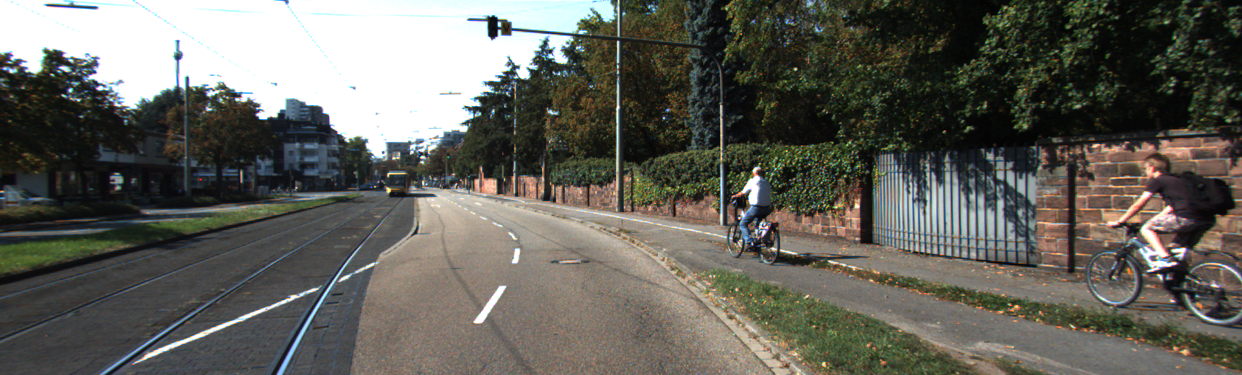
#> input picture shuangmu2depth/imagefolder/0000000008left.png, 1242 x 375 px, found by its file name
$ python shuangmutodepth.py   (older library calls are emulated)
#> lines starting #> are read from the running program, lines starting #| are printed output that depends on the picture; after the words box and inside, x2 and y2 are one past the last pixel; in counts of white or black regions, pixels touching at a corner belong together
import cv2
import numpy as np
from matplotlib import pyplot as plt

'''
https://blog.csdn.net/weixin_50174671/article/details/146220900
https://blog.csdn.net/qq_41748260/article/details/103992462
https://www.cnblogs.com/riddick/p/8486223.html

'''

# 双目相机参数类
class stereoCamera(object):
    def __init__(self):
        # 左相机内参 (K_02)
        self.cam_matrix_left = np.array([
            [9.597910e+02, 0.000000e+00, 6.960217e+02],
            [0.000000e+00, 9.569251e+02, 2.241806e+02],
            [0.000000e+00, 0.000000e+00, 1.000000e+00]
        ])
        # 右相机内参 (K_03)
        self.cam_matrix_right = np.array([
            [9.037596e+02, 0.000000e+00, 6.957519e+02],
            [0.000000e+00, 9.019653e+02, 2.242509e+02],
            [0.000000e+00, 0.000000e+00, 1.000000e+00]
        ])

        # 左右相机畸变系数:[k1, k2, p1, p2, k3]
        self.distortion_l = np.array([-3.691481e-01, 1.968681e-01, 1.353473e-03, 5.677587e-04, -6.770705e-02])
        self.distortion_r = np.array([-3.639558e-01, 1.788651e-01, 6.029694e-04, -3.922424e-04, -5.382460e-02])

        # 旋转矩阵 (R_02到R_03的旋转)
        self.R = np.array([[0.999976, 0.006985, 0.000271],
                           [-0.006985, 0.999970, -0.001607],
                           [-0.000269, 0.001608, 0.999999]])

        # 平移矩阵 (T_02到T_03的平移)
        self.T = np.array([[0.595662], [0.000290], [0.002577]])

        # 主点列坐标的差
        self.doffs = 0.0

        # 指示上述内外参是否为经过立体校正后的结果
        self.isRectified = False

    # [16 lines of commented-out code are left out]
def getRectifyTransform(height, width, config):
    # 读取内参和外参
    left_K = config.cam_matrix_left
    right_K = config.cam_matrix_right
    left_distortion = config.distortion_l
    right_distortion = config.distortion_r
    R = config.R
    T = config.T

    # 计算校正变换
    height = int(height)
    width = int(width)
    R1, R2, P1, P2, Q, roi1, roi2 = cv2.stereoRectify(left_K, left_distortion, right_K, right_distortion,
                                                      (width, height), R, T, alpha=-1)

    map1x, map1y = cv2.initUndistortRectifyMap(left_K, left_distortion, R1, P1, (width, height), cv2.CV_32FC1)
    map2x, map2y = cv2.initUndistortRectifyMap(right_K, right_distortion, R2, P2, (width, height), cv2.CV_32FC1)

    return map1x, map1y, map2x, map2y, Q


# 畸变校正和立体校正
def rectifyImage(image1, image2, map1x, map1y, map2x, map2y):
    rectifyed_img1 = cv2.remap(image1, map1x, map1y, cv2.INTER_LINEAR)
    rectifyed_img2 = cv2.remap(image2, map2x, map2y, cv2.INTER_LINEAR)

    return rectifyed_img1, rectifyed_img2


# 立体校正检验----画线
def draw_line(image1, image2):
    # 建立输出图像
    height = max(image1.shape[0], image2.shape[0])
    width = image1.shape[1] + image2.shape[1]

    output = np.zeros((height, width, 3), dtype=np.uint8)
    output[0:image1.shape[0], 0:image1.shape[1]] = image1
    output[0:image2.shape[0], image1.shape[1]:] = image2

    # 绘制等间距平行线
    line_interval = 50  # 直线间隔：50
    for k in range(height // line_interval):
        cv2.line(output, (0, line_interval * (k + 1)), (2 * width, line_interval * (k + 1)), (0, 255, 0), thickness=2,
                 lineType=cv2.LINE_AA)

    return output


# 视差计算
def stereoMatchSGBM(left_image, right_image, down_scale=False):
    # SGBM匹配参数设置
    if left_image.ndim == 2:
        img_channels = 1
    else:
        img_channels = 3
    blockSize = 8
    paraml = {'minDisparity': 0,
              'numDisparities': 64,
              'blockSize': blockSize,
              'P1': 8 * img_channels * blockSize ** 2,
              'P2': 32 * img_channels * blockSize ** 2,
              'disp12MaxDiff': 1,
              'preFilterCap': 63,
              'uniquenessRatio': 10,
              'speckleWindowSize': 10,
              'speckleRange': 8,
              'mode': cv2.STEREO_SGBM_MODE_SGBM_3WAY
              }

    # 构建SGBM对象
    left_matcher = cv2.StereoSGBM_create(**paraml)
    paramr = paraml
    paramr['minDisparity'] = -paraml['numDisparities']
    right_matcher = cv2.StereoSGBM_create(**paramr)

    # 计算视差图
    size = (left_image.shape[1], left_image.shape[0])
    if down_scale == False:
        disparity_left = left_matcher.compute(left_image, right_image)
        # plt.imshow(disparity_left.astype(np.float32), cmap='gray')
        # plt.show()
        disparity_right = right_matcher.compute(right_image, left_image)

    else:
        left_image_down = cv2.pyrDown(left_image)
        right_image_down = cv2.pyrDown(right_image)
        factor = left_image.shape[1] / left_image_down.shape[1]

        disparity_left_half = left_matcher.compute(left_image_down, right_image_down)
        disparity_right_half = right_matcher.compute(right_image_down, left_image_down)
        disparity_left = cv2.resize(disparity_left_half, size, interpolation=cv2.INTER_AREA)
        disparity_right = cv2.resize(disparity_right_half, size, interpolation=cv2.INTER_AREA)
        disparity_left = factor * disparity_left
        disparity_right = factor * disparity_right

    # 真实视差（因为SGBM算法得到的视差是×16的）
    trueDisp_left = disparity_left.astype(np.float32) / 16.
    trueDisp_right = disparity_right.astype(np.float32) / 16.

    return trueDisp_left, trueDisp_right


# 利用opencv函数计算深度图
def getDepthMapWithQ(disparityMap: np.ndarray, Q: np.ndarray) -> np.ndarray:
    # plt.imshow(disparityMap)
    # plt.show()
    points_3d = cv2.reprojectImageTo3D(disparityMap, Q)
    depthMap = points_3d[:, :, 2]

    reset_index = np.where(np.logical_or(depthMap < 0.0, depthMap > 65535.0))
    depthMap[reset_index] = 0

    return depthMap.astype(np.float32)


# 主函数
def main():
    # 初始化相机参数
    config = stereoCamera()
    # config.setMiddleBurryParams()  # 如果使用MiddleBurry数据集的参数，取消注释

    # 读取左右图像
    left_image = cv2.imread('0000000008left.png')
#> left_image is the input picture: shape (375, 1242, 3); mean B, G, R 90.7, 98, 98.6
    right_image = cv2.imread('0000000008right.png')
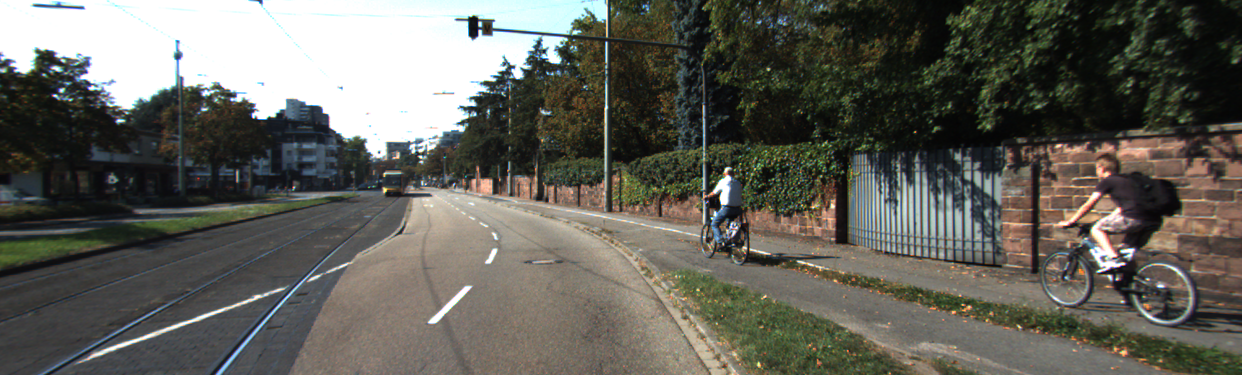
#> input picture shuangmu2depth/imagefolder/0000000008right.png, 1242 x 375 px, found by its file name
#> right_image is the input picture: shape (375, 1242, 3); mean B, G, R 90, 97.6, 98.2
    # # # 将图像转换为灰度图
    # left_image = cv2.cvtColor(left_image, cv2.COLOR_BGR2GRAY)
    # right_image = cv2.cvtColor(right_image, cv2.COLOR_BGR2GRAY)
    # 获取图像尺寸
    height, width = left_image.shape[:2]
#> height = 375; width = 1242

    # 获取校正变换矩阵和重投影矩阵
    map1x, map1y, map2x, map2y, Q = getRectifyTransform(height, width, config)
    # [9 lines of commented-out code are left out]
    rectifyed_left, rectifyed_right = rectifyImage(left_image, right_image, map1x, map1y, map2x, map2y)
#> in rectifyImage, `rectifyed_img2 = cv2.remap(image2, map2x, map2y, cv2.INTER_LINEAR)`:
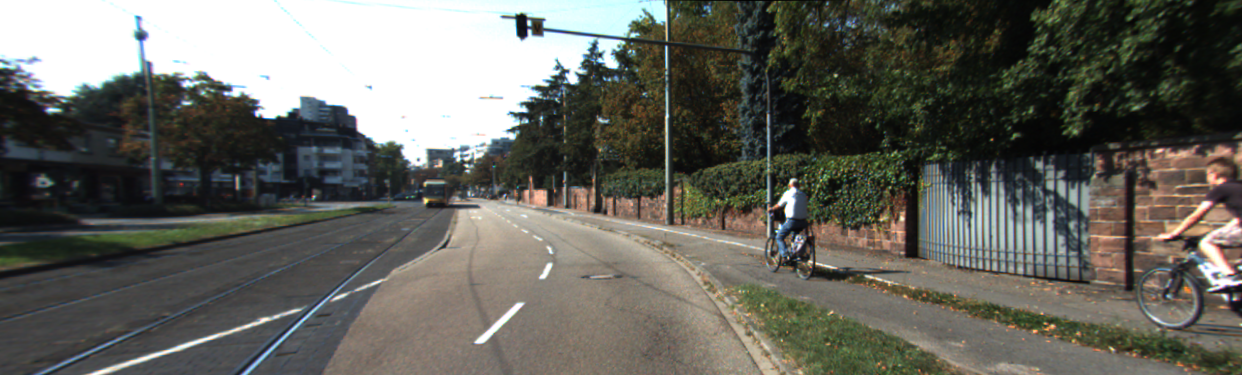
#> rectifyed_img2: shape (375, 1242, 3); mean B, G, R 94.1, 101.2, 101.2

    # # 显示校正后的图像
    # cv2.imshow('Rectified Left Image', rectifyed_left)
    # cv2.imshow('Rectified Right Image', rectifyed_right)
    # cv2.waitKey(0)
    # 绘制校正后的图像
    line_image = draw_line(left_image, right_image)
#> after the loop in draw_line, `for k in range(height // line_interval):`:
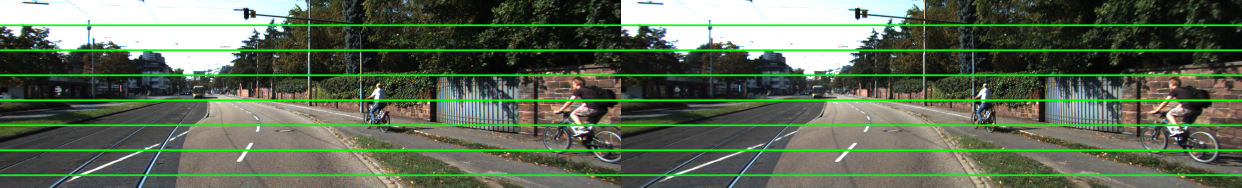
#> output: shape (375, 2484, 3) (shown at 1/2 size); mean B, G, R 84.7, 108, 92.1
    cv2.imshow('Rectified Image', line_image)
    cv2.waitKey(0)
    cv2.imwrite('rectified_image.jpg', line_image)

    # 计算视差图
    disparity_left, disparity_right = stereoMatchSGBM(rectifyed_left, rectifyed_right)
#> in stereoMatchSGBM, `paramr = paraml`: paramr = 11 items
#> in stereoMatchSGBM, `disparity_left = left_matcher.compute(left_image, right_image)`:
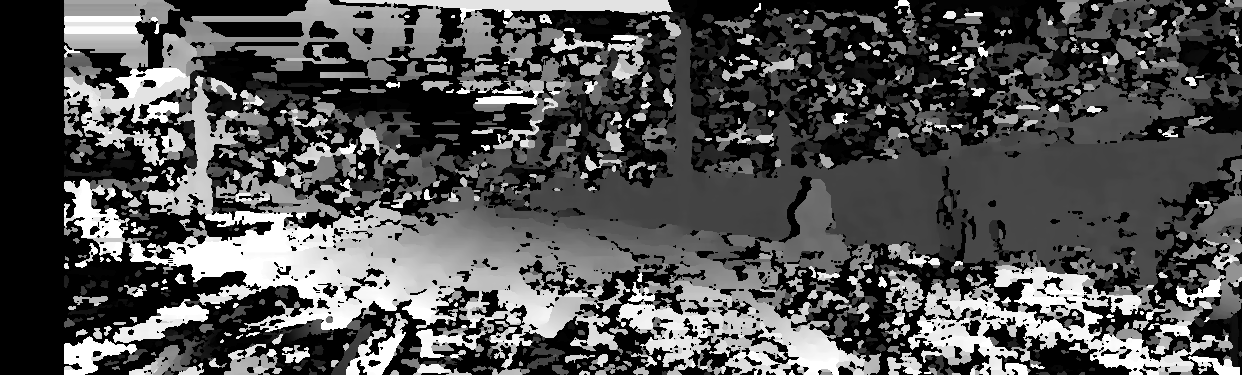
#> disparity_left: shape (375, 1242) int16; min -16, max 1008, mean 317.6; drawn with min black and max white
#> in stereoMatchSGBM, `disparity_right = right_matcher.compute(right_image, left_image)`:
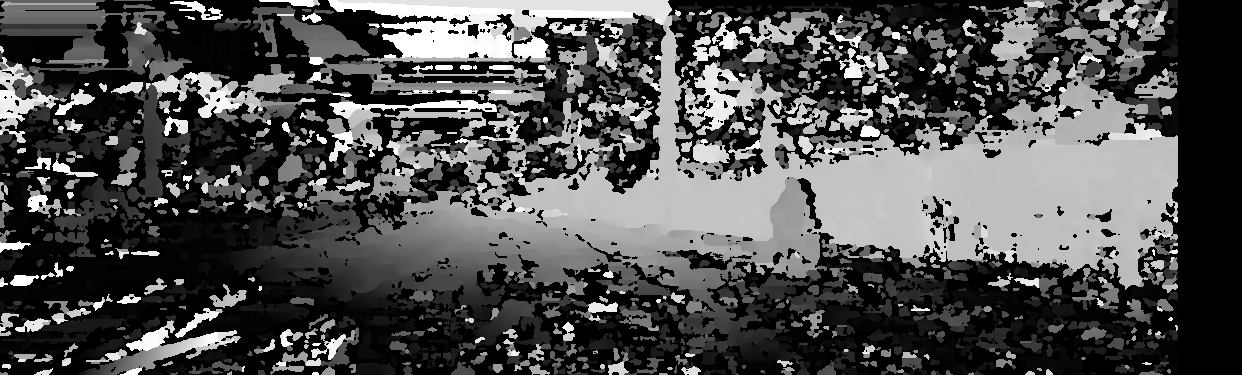
#> disparity_right: shape (375, 1242) int16; min -1040, max -16, mean -722.9; drawn with min black and max white
    # [20 lines of commented-out code are left out]
    plt.imshow(disparity_left, cmap='gray')
    plt.show()
    # [14 lines of commented-out code are left out]
    depthMap = getDepthMapWithQ(disparity_left, Q)
#> in getDepthMapWithQ, `points_3d = cv2.reprojectImageTo3D(disparityMap, Q)`: points_3d: shape (375, 1242, 3) float32; 1.43% of the values are NaN or infinite; the others: min -984.2, max 676.6, mean 45.43
#> in getDepthMapWithQ, `depthMap = points_3d[:, :, 2]`:
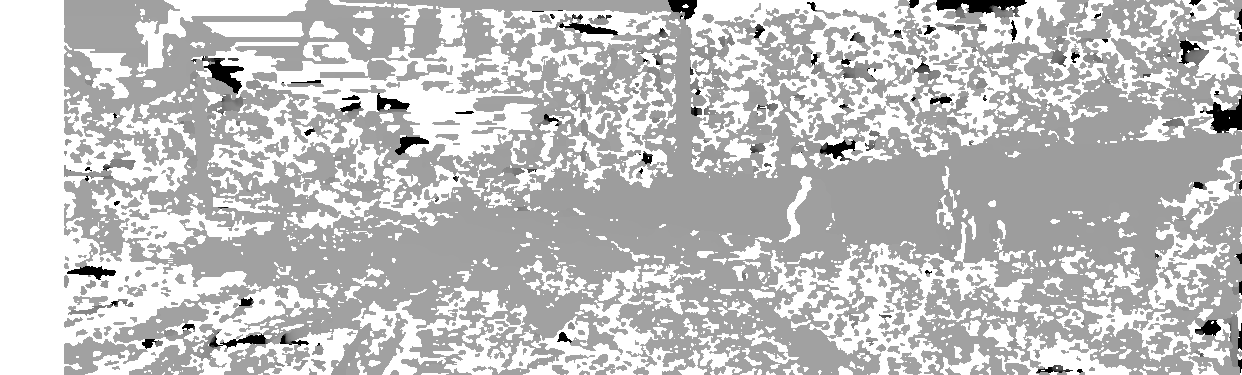
#> depthMap: shape (375, 1242) float32; 1.43% of the values are NaN or infinite; the others: min -984.2, max 553.6, mean 198.4; drawn with min black, max white, NaN and infinite black
#> in getDepthMapWithQ, `reset_index = np.where(np.logical_or(depthMap < 0.0, depthMap > 65535...`: reset_index = 286206 positions, rows 0 to 374, columns 64 to 1241
#> in getDepthMapWithQ, `depthMap[reset_index] = 0`:
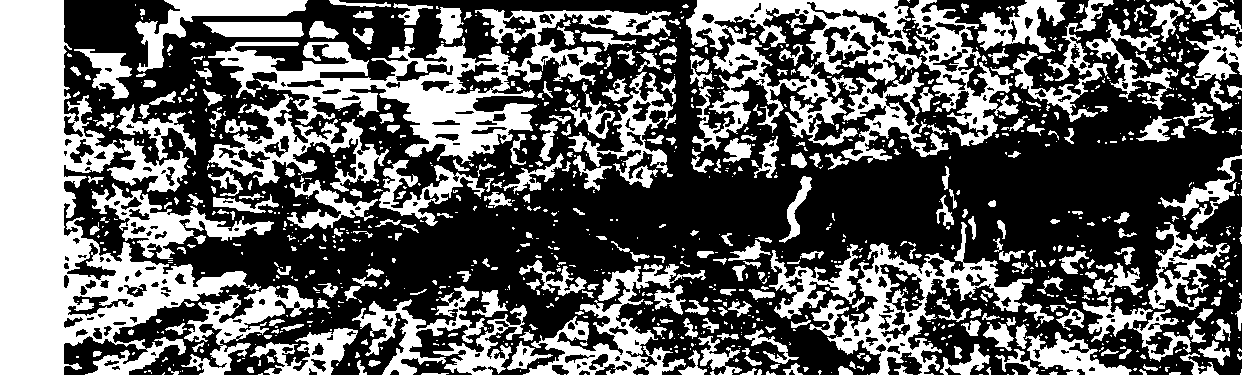
#> depthMap: shape (375, 1242) float32; values 0 (black) and 553.6 (white), 38.5% white; 1149 white regions (792 under 20 px), largest, box (x1, y1, x2, y2) and area: (0, 0, 247, 375) 35620, (208, 9, 671, 164) 18582, (686, 0, 922, 151) 13047
    #
    # # 将深度图转换为彩色图像
    # normalizedDepth = cv2.normalize(depthMap, None, 0, 255, cv2.NORM_MINMAX, dtype=cv2.CV_8UC1)
    # coloredDepth = cv2.applyColorMap(normalizedDepth, cv2.COLORMAP_JET)

    # # 显示和保存彩色深度图
    cv2.imshow('Colored Depth Map', depthMap)
    cv2.waitKey(0)
    # # cv2.imwrite('colored_depth_map.png', coloredDepth)
    #
    # # 释放资源
    # cv2.destroyAllWindows()


if __name__ == '__main__':
    main()
